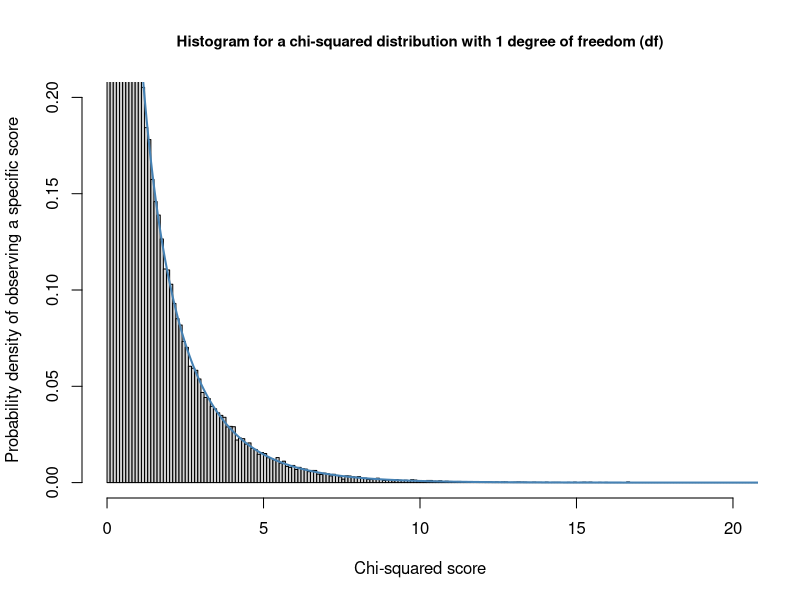
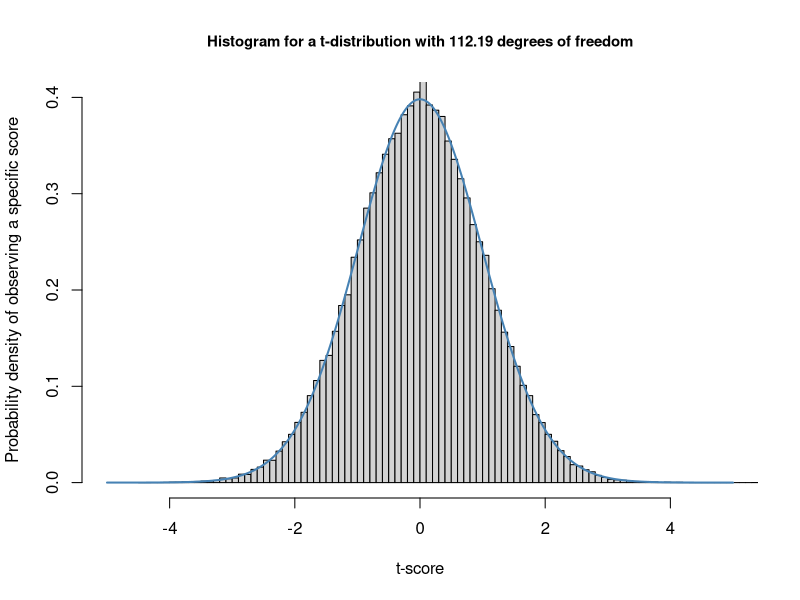

Recreate these plots in R, in order.
## ---- chunk 1
#| code-fold: true

# Generate random samples from a chi-squared distribution with 1 degree of freedom
x <- rchisq(100000, df = 1)

# Create histogram
hist(x,
     breaks = "Scott",
     freq = FALSE,
     xlim = c(0, 20),
     ylim = c(0, 0.2),
     ylab = "Probability density of observing a specific score",
     xlab = "Chi-squared score",
     main = "Histogram for a chi-squared distribution with 1 degree of freedom (df)",
     cex.main = 0.9)

# Overlay PDF
curve(dchisq(x, df = 1), from = 0, to = 150, n = 5000, col = "steelblue", lwd = 2, add = TRUE)

## ---- chunk 2
#| code-fold: true
# Given t-statistic and degrees of freedom
t_statistic <- 2.4416
df <- 112.19

# Generate random samples from a t-distribution with the given degrees of freedom
x <- rt(100000, df = df)

# Create histogram
hist(x,
     breaks = "Scott",
     freq = FALSE,
     xlim = c(-5, 5),
     ylim = c(0, 0.4),
     ylab = "Probability density of observing a specific score",
     xlab = "t-score",
     main = "Histogram for a t-distribution with 112.19 degrees of freedom",
     cex.main = 0.9)

# Overlay PDF
curve(dt(x, df = df), from = -5, to = 5, n = 5000, col = "steelblue", lwd = 2, add = TRUE)

